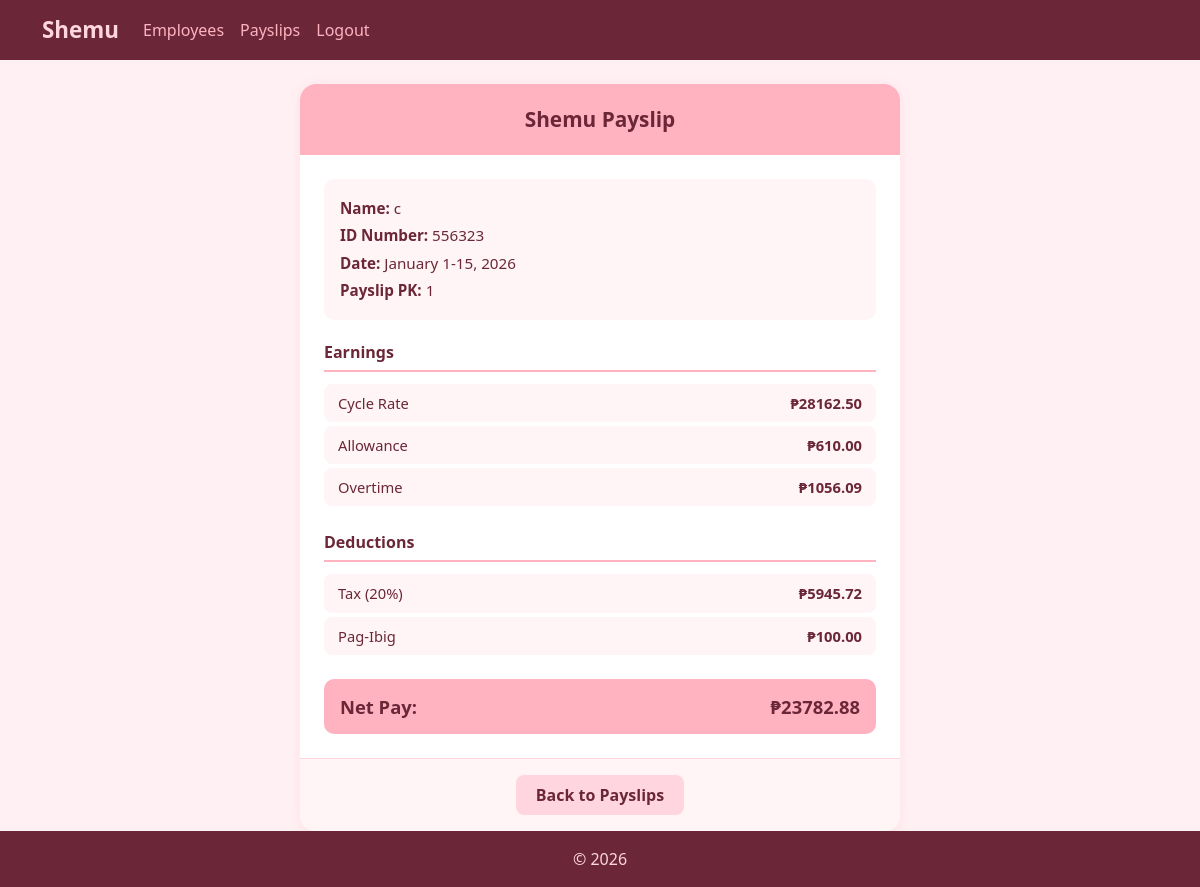
Screenshot of /view_payslip/1/ (signed in) with the database file from the repository.
### payroll_app/models.py (models this page shows, shortened)
class Payslip(models.Model):
    id_number = models.ForeignKey(Employee, on_delete=models.CASCADE, to_field="id_number")
    month = models.CharField(max_length=20)
    date_range = models.CharField(max_length=20)
    year = models.CharField(max_length=4)
    pay_cycle = models.IntegerField()
    rate = models.FloatField()
    earnings_allowance = models.FloatField()
    deductions_tax = models.FloatField()
    deductions_health = models.FloatField()
    pag_ibig = models.FloatField()
    sss = models.FloatField()
    overtime = models.FloatField()
    total_pay = models.FloatField()
    def getIDNumber(self):
        return self.id_number.id_number
    def getMonth(self):
        return self.month
    def getDate_range(self):
        return self.date_range
    def getYear(self):
        return self.year
    def getPay_cycle(self):
        return self.pay_cycle
    def getCycleRate(self):
        return self.rate / 2
    def getEarnings_allowance(self):
        return self.earnings_allowance
    def getDeductions_tax(self):
        return self.deductions_tax
    def getPag_ibig(self):
        return self.pag_ibig
    def getOvertime(self):
        return self.overtime
    def getTotal_pay(self):
        return self.total_pay

class Employee(models.Model):
    user = models.OneToOneField(User, on_delete=models.SET_NULL, null=True, blank=True)
    name = models.CharField(max_length=100)
    id_number = models.CharField(max_length=50, unique=True)
    rate = models.FloatField()
    overtime_pay = models.FloatField(null=True, blank=True)
    allowance = models.FloatField(null=True, blank=True)
    def getName(self):
        return self.name

### payroll_app/views.py (the view, shortened to what this page needs)
# urls.py: path('view_payslip/<int:pk>/', views.view_payslip, name='view_payslip'),
@login_required(login_url='login')
def view_payslip(request, pk):
    payslip = get_object_or_404(Payslip, pk=pk)
    return render(request, 'payroll_app/view_payslip.html', {'payslip': payslip})

### payroll_app/templates/payroll_app/view_payslip.html (shortened to what this page needs)
{% extends 'payroll_app/base.html' %}
{% block content %}
<div class="payslip-card">
    <div class="payslip-header">Shemu Payslip</div>
    <div class="payslip-body">
        <div class="payslip-info">
            <strong>Name:</strong> {{ payslip.id_number.getName }}<br>
            <strong>ID Number:</strong> {{ payslip.getIDNumber }}<br>
            <strong>Date:</strong> {{ payslip.getMonth }} {{ payslip.getDate_range }}, {{ payslip.getYear }}<br>
            <strong>Payslip PK:</strong> {{ payslip.pk }}
        </div>
        <div class="section-title">Earnings</div>
        <table class="payslip-table">
            <tr>
                <td>Cycle Rate</td>
                <td>₱{{ payslip.getCycleRate|floatformat:2 }}</td>
            </tr>
            <tr>
                <td>Allowance</td>
                <td>₱{{ payslip.getEarnings_allowance|floatformat:2 }}</td>
            </tr>
            <tr>
                <td>Overtime</td>
                <td>₱{{ payslip.getOvertime|floatformat:2 }}</td>
            </tr>
        </table>
        <div class="section-title">Deductions</div>
        <table class="payslip-table">
            <tr>
                <td>Tax (20%)</td>
                <td>₱{{ payslip.getDeductions_tax|floatformat:2 }}</td>
            </tr>
            {% if payslip.getPay_cycle == 1 %}
            <tr>
                <td>Pag-Ibig</td>
                <td>₱{{ payslip.getPag_ibig|floatformat:2 }}</td>
            </tr>
            {% endif %}
        </table>
        <div class="net-pay-row">
            <span>Net Pay:</span>
            <span>₱{{ payslip.getTotal_pay|floatformat:2 }}</span>
        </div>
    </div>
    <div class="payslip-footer">
        <a href="{% url 'payslips' %}" class="btn-back">Back to Payslips</a>
    </div>
</div>
{% endblock %}

### payroll_app/templates/payroll_app/base.html (style rules this page uses)
body { background-color: #fff0f3; }

### payroll_app/templates/payroll_app/view_payslip.html (style rules this page uses)
.payslip-card { background: white; border-radius: 16px; overflow: hidden; box-shadow: 0 2px 12px rgba(255, 150, 170, 0.15); max-width: 600px; margin: 0 auto; }
.payslip-header { background-color: #ffb3c1; color: #6b2737; text-align: center; padding: 20px; font-size: 1.3rem; font-weight: 700; }
.payslip-body { padding: 24px; }
.payslip-info { background-color: #fff5f7; border-radius: 10px; padding: 16px; margin-bottom: 20px; color: #6b2737; font-size: 0.95rem; line-height: 1.8; }
.payslip-info strong { color: #6b2737; }
.section-title { color: #6b2737; font-weight: 700; font-size: 1rem; border-bottom: 2px solid #ffb3c1; padding-bottom: 6px; margin-bottom: 8px; margin-top: 20px; }
.payslip-table { width: 100%; border-collapse: separate; border-spacing: 0 4px; }
.payslip-table td { background-color: #fff5f7; padding: 8px 14px; color: #6b2737; font-size: 0.92rem; }
.payslip-table td:first-child { border-radius: 8px 0 0 8px; }
.payslip-table td:last-child { border-radius: 0 8px 8px 0; text-align: right; font-weight: 600; }
.net-pay-row { display: flex; justify-content: space-between; align-items: center; background-color: #ffb3c1; border-radius: 10px; padding: 14px 16px; margin-top: 20px; color: #6b2737; font-size: 1.15rem; font-weight: 700; }
.payslip-footer { background-color: #fff5f7; text-align: center; padding: 16px; border-top: 1.5px solid #ffd6e0; }
.btn-back { background-color: #ffd6e0; color: #6b2737; border: none; border-radius: 8px; padding: 8px 20px; font-weight: 600; text-decoration: none; display: inline-block; }

### rows the page displays
Payslip: id_number.getName "c", getIDNumber "556323", getMonth "January", getDate_range "1-15", getYear "2026", pk "1", getCycleRate "28162.50", getEarnings_allowance "610.00", getOvertime "1056.09", getDeductions_tax "5945.72", getPag_ibig "100.00", getTotal_pay "23782.88"
